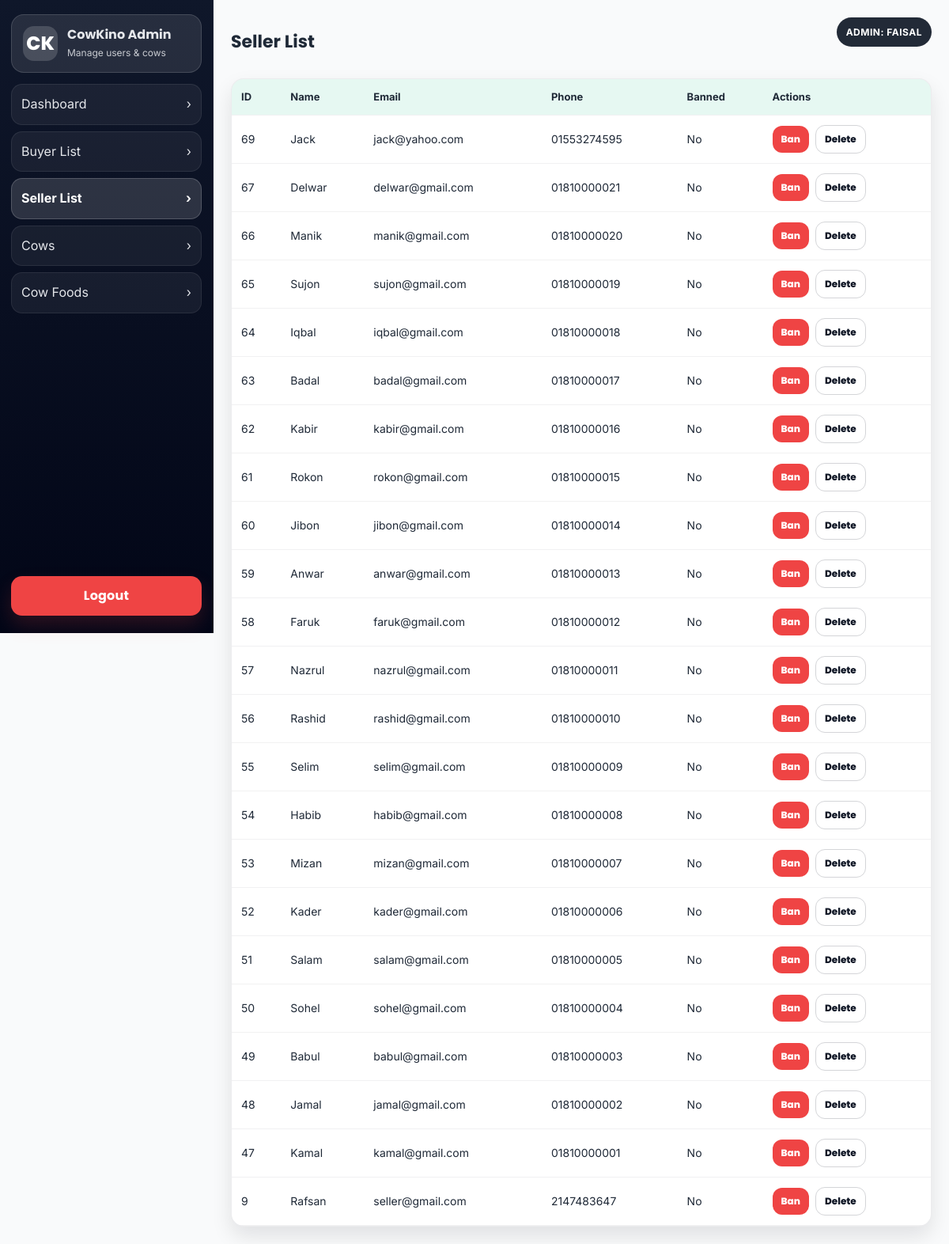
The page /admin/sellers.php (signed in) on the database its author committed.
### tables this page shows
CREATE TABLE `users` (
  `name` varchar(120) NOT NULL,
  `id` int(11) NOT NULL,
  `email` varchar(255) NOT NULL,
  `password` varchar(255) NOT NULL,
  `phone` varchar(30) NOT NULL,
  `user_type` varchar(20) NOT NULL,
  `is_banned` tinyint(1) NOT NULL DEFAULT 0
);

### model/admin.php (called while the page is built, shortened)
<?php
require_once __DIR__ . '/DataBase.php';
function AdminGetUsersByType($type)
{
    global $conn;
    $type = strtolower(trim((string)$type));
    $allowed = ['buyer', 'seller', 'admin'];
    $sql = "SELECT * FROM users WHERE user_type = ? ORDER BY id DESC";
    $stmt = mysqli_prepare($conn, $sql);
    mysqli_stmt_bind_param($stmt, "s", $type);
    mysqli_stmt_execute($stmt);
    $result = mysqli_stmt_get_result($stmt);
    $users = [];
    while ($row = mysqli_fetch_assoc($result)) {
        $users[] = $row;
    }
    return $users;
}

### admin/sellers.php (the view, shortened to what this page needs)
<?php
require_once '../model/admin.php';
$users = AdminGetUsersByType('seller');
?>
<?php include 'layout/header.php'; ?>
<div class="app">
  <?php include 'layout/sidebar.php'; ?>
  <div class="main">
    <div class="topbar">
      <h1>Seller List</h1>
      <div class="badge">Admin: <?= htmlspecialchars($_SESSION['user_name']) ?></div>
    </div>
    <div class="table-wrap">
      <table>
        <thead>
          <tr>
            <th>ID</th>
            <th>Name</th>
            <th>Email</th>
            <th>Phone</th>
            <th>Banned</th>
            <th>Actions</th>
          </tr>
        </thead>
        <tbody>
        <?php foreach ($users as $u): ?>
          <tr>
            <td><?= (int)$u['id'] ?></td>
            <td><?= htmlspecialchars($u['name']) ?></td>
            <td><?= htmlspecialchars($u['email']) ?></td>
            <td><?= htmlspecialchars((string)$u['phone']) ?></td>
            <td><?= ((int)$u['is_banned'] === 1) ? 'Yes' : 'No' ?></td>
            <td>
              <div class="actions">
                <?php if ((int)$u['is_banned'] === 1): ?>
                  <form method="POST" style="margin:0;">
                    <input type="hidden" name="action" value="unban">
                    <input type="hidden" name="id" value="<?= (int)$u['id'] ?>">
                    <button class="btn btn-ghost" type="submit">Unban</button>
                  </form>
                <?php else: ?>
                  <form method="POST" style="margin:0;">
                    <button class="btn btn-danger" type="submit">Ban</button>
                  </form>
                <?php endif; ?>
                <form method="POST" style="margin:0;" onsubmit="return confirm('Delete this seller permanently? This will also remove their cow food items.');">
                  <button class="btn btn-outline" type="submit">Delete</button>
                </form>
              </div>
            </td>
          </tr>
        <?php endforeach; ?>
        </tbody>
      </table>
    </div>
  </div>
</div>
<?php include 'layout/footer.php'; ?>

### Asset/style/style.css (style rules this page uses)
:root { --primary: #10B981; --primary-dark: #059669; --secondary: #1F2937; --accent: #F59E0B; --light-bg: #F9FAFB; --white: #FFFFFF; --text-gray: #6B7280; --container-width: 1200px; --radius: 12px; --shadow-sm: 0 1px 3px rgba(0,0,0,0.1); --shadow-md: 0 4px 6px -1px rgba(0,0,0,0.1), 0 2px 4px -1px rgba(0,0,0,0.06); --shadow-hover: 0 10px 15px -3px rgba(0,0,0,0.1), 0 4px 6px -2px rgba(0,0,0,0.05); }
* { margin: 0; padding: 0; box-sizing: border-box; }
body { font-family: 'Inter', sans-serif; color: var(--secondary); line-height: 1.6; background-color: var(--light-bg); overflow-x: hidden; }
.btn { padding: 0.6rem 1.25rem; border-radius: 50px; font-weight: 600; cursor: pointer; border: none; font-size: 0.95rem; display: inline-flex; align-items: center; gap: 0.5rem; }
.btn-outline { border: 2px solid var(--primary); color: var(--primary); background: transparent; }
.badge { background: var(--accent); color: var(--secondary); padding: 0.3rem 0.8rem; border-radius: 4px; font-weight: 700; font-size: 0.8rem; text-transform: uppercase; letter-spacing: 0.5px; display: inline-block; margin-bottom: 1.5rem; }
* { word-wrap: break-word; }
button, .btn, a.btn, input[type="submit"] { touch-action: manipulation; }

### admin/assets/admin.css (style rules this page uses)
:root { --ck-primary: var(--primary, #10B981); --ck-primary-dark: var(--primary-dark, #059669); --ck-bg: var(--light-bg, #F9FAFB); --ck-text: var(--secondary, #1F2937); --ck-muted: var(--text-gray, #6B7280); --ck-white: var(--white, #FFFFFF); --ck-radius: var(--radius, 12px); --ck-shadow: var(--shadow-md, 0 4px 6px -1px rgba(0,0,0,0.1), 0 2px 4px -1px rgba(0,0,0,0.06)); --ck-admin-bg: #0b1220; --ck-admin-card: #ffffff; --ck-admin-border: rgba(17,24,39,.08); --ck-admin-sidebar: linear-gradient(180deg, #0f172a, #020617); --ck-admin-sidebarText: #e5e7eb; --ck-admin-sidebarHover: rgba(255,255,255,.12); --ck-admin-shadow: 0 12px 26px rgba(2,6,23,.10); }
* { box-sizing:border-box; }
body { margin:0; font-family:'Inter', system-ui, -apple-system, Segoe UI, Roboto, Arial, sans-serif; background: var(--ck-bg); color: var(--ck-text); }
.app { display:flex; min-height:100vh; }
.main { flex:1; padding: 22px; }
.topbar { display:flex; justify-content:space-between; align-items:center; margin-bottom: 16px; }
.topbar h1 { margin:0; font-size: 22px; font-family: 'Poppins','Inter',sans-serif; }
.badge { background: rgba(17,24,39,.92); color:#fff; padding: 9px 12px; border-radius: 999px; font-size: 12px; }
.table-wrap { margin-top: 14px; background: var(--ck-admin-card); border-radius: 16px; overflow:hidden; border: 1px solid var(--ck-admin-border); box-shadow: var(--ck-admin-shadow); }
table { width:100%; border-collapse:collapse; }
th, td { padding: 12px 12px; border-bottom: 1px solid rgba(17,24,39,.06); text-align:left; font-size: 14px; }
th { background: rgba(16,185,129,.10); font-size: 13px; color: var(--ck-text); font-weight: 700; }
tbody tr { transition: transform .15s ease, background .2s ease; }
.btn { transition: transform .15s ease, filter .2s ease, box-shadow .2s ease; }
.actions { display:flex; gap: 8px; align-items:center; flex-wrap:wrap; }
.btn { border:0; cursor:pointer; padding: 8px 11px; border-radius: 12px; font-weight: 800; font-size: 12px; font-family: 'Poppins','Inter',sans-serif; }
.btn-danger { background: #ef4444; color:#fff; }
.btn-outline { background: transparent; border: 1px solid rgba(17,24,39,.18); color: #111827; }
.btn, .logout-btn { transition: transform .15s ease, box-shadow .2s ease, filter .2s ease; }
.table-wrap table tbody tr { transition: transform .15s ease, background .2s ease; }

### rows shown on the page
users: id "69", name "Jack", email "jack@yahoo.com", phone "01553274595", is_banned "No"
users: id "67", name "Delwar", email "delwar@gmail.com", phone "01810000021", is_banned "No"
users: id "66", name "Manik", email "manik@gmail.com", phone "01810000020", is_banned "No"
users: id "65", name "Sujon", email "sujon@gmail.com", phone "01810000019", is_banned "No"
users: id "64", name "Iqbal", email "iqbal@gmail.com", phone "01810000018", is_banned "No"
users: id "63", name "Badal", email "badal@gmail.com", phone "01810000017", is_banned "No"
users: id "62", name "Kabir", email "kabir@gmail.com", phone "01810000016", is_banned "No"
users: id "61", name "Rokon", email "rokon@gmail.com", phone "01810000015", is_banned "No"
users: id "60", name "Jibon", email "jibon@gmail.com", phone "01810000014", is_banned "No"
users: id "59", name "Anwar", email "anwar@gmail.com", phone "01810000013", is_banned "No"
users: id "58", name "Faruk", email "faruk@gmail.com", phone "01810000012", is_banned "No"
users: id "57", name "Nazrul", email "nazrul@gmail.com", phone "01810000011", is_banned "No"
users: id "56", name "Rashid", email "rashid@gmail.com", phone "01810000010", is_banned "No"
users: id "55", name "Selim", email "selim@gmail.com", phone "01810000009", is_banned "No"
users: id "54", name "Habib", email "habib@gmail.com", phone "01810000008", is_banned "No"
users: id "53", name "Mizan", email "mizan@gmail.com", phone "01810000007", is_banned "No"
users: id "52", name "Kader", email "kader@gmail.com", phone "01810000006", is_banned "No"
users: id "51", name "Salam", email "salam@gmail.com", phone "01810000005", is_banned "No"
users: id "50", name "Sohel", email "sohel@gmail.com", phone "01810000004", is_banned "No"
users: id "49", name "Babul", email "babul@gmail.com", phone "01810000003", is_banned "No"
users: id "48", name "Jamal", email "jamal@gmail.com", phone "01810000002", is_banned "No"
users: id "47", name "Kamal", email "kamal@gmail.com", phone "01810000001", is_banned "No"
users: id "9", name "Rafsan", email "seller@gmail.com", phone "2147483647", is_banned "No"

### other values the page prints
$_SESSION['user_name'] "FAISAL"
